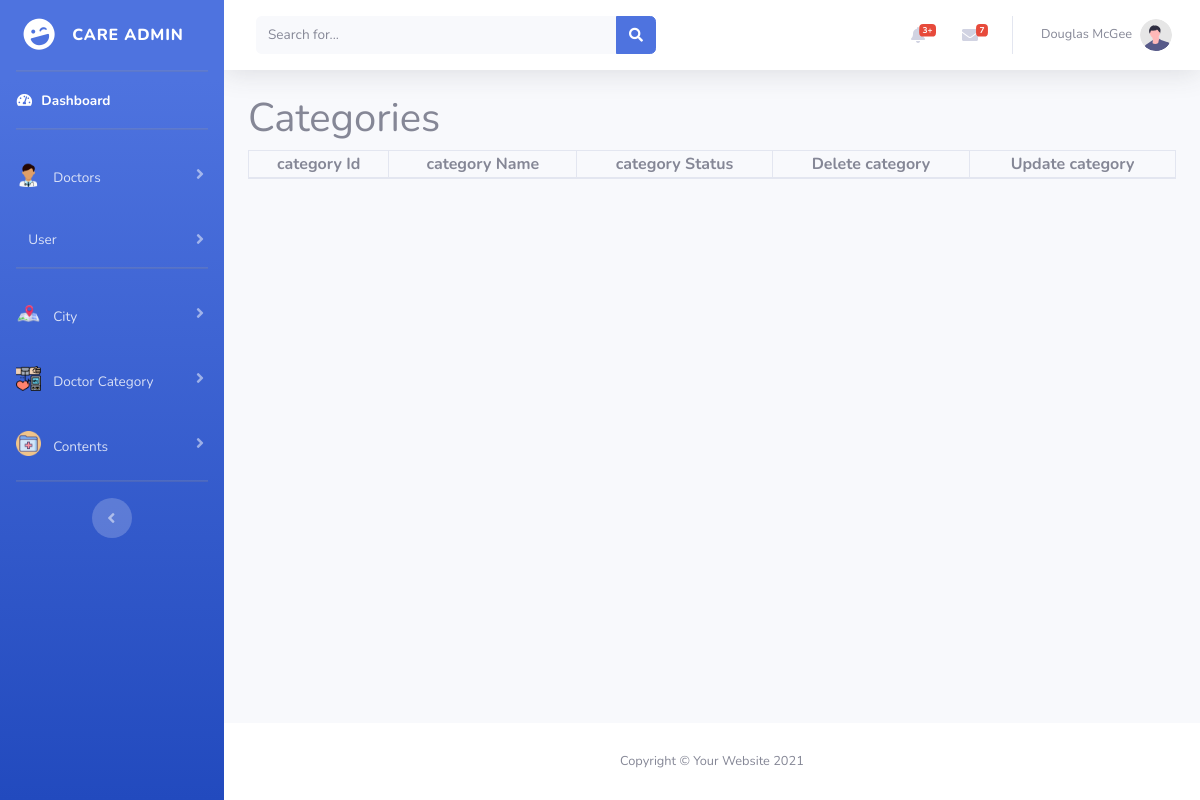
/admin/viewcategories.php, run on an earlier commit of the app's database.
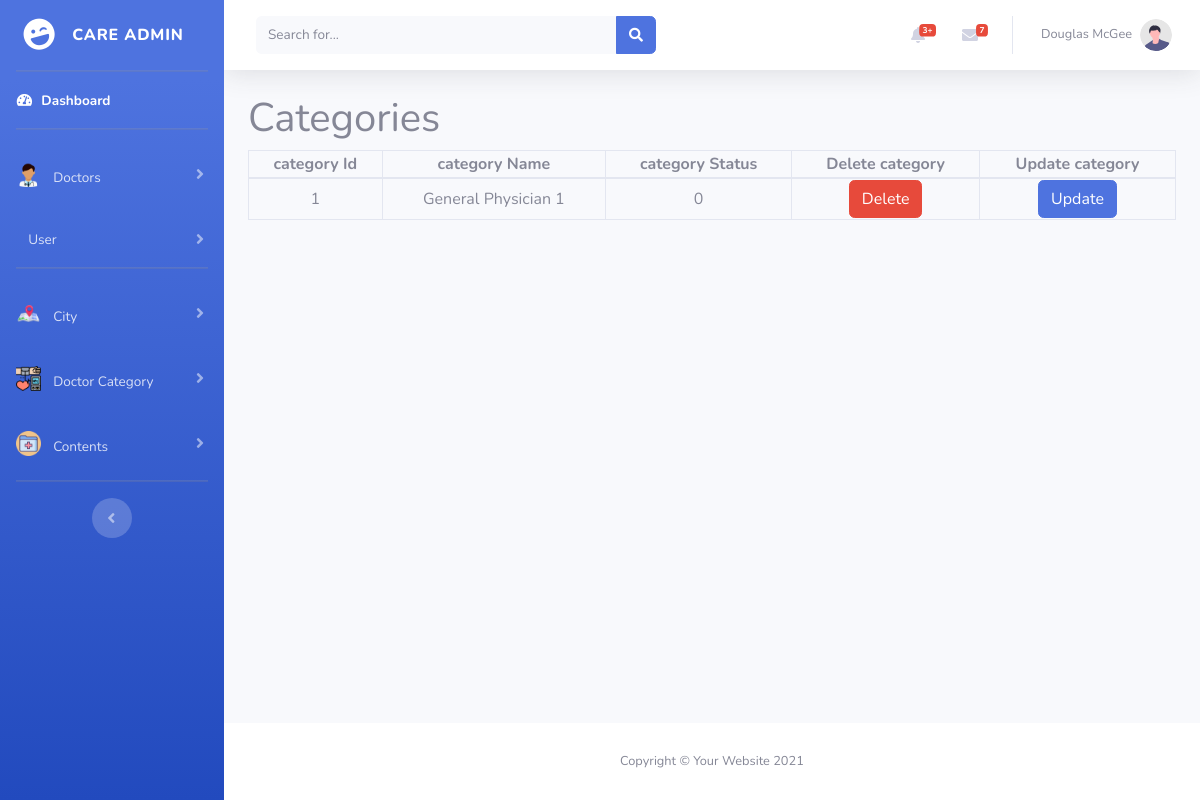
And on a later commit of the database.
### tables this page shows
CREATE TABLE `category` (
  `category_id` int(11) NOT NULL,
  `category_name` varchar(200) NOT NULL,
  `status` int(11) NOT NULL
);

### admin/viewcategories.php (the view, shortened to what this page needs)
<?php
include("connection.php");
$select_category_query = "SELECT * FROM `category`";
$run_select_category_query = mysqli_query($connection, $select_category_query);
?>
<!DOCTYPE html>
<html lang="en">
<head>
    <link href="vendor/fontawesome-free/css/all.min.css" rel="stylesheet" type="text/css">
    <link href="https://cdn.jsdelivr.net/npm/bootstrap@5.0.2/dist/css/bootstrap.min.css" rel="stylesheet"
>
    <link href="css/sb-admin-2.min.css" rel="stylesheet">
</head>
<body id="page-top">
    <div id="wrapper">
        <?php include 'sidebar.php';?>
        <div id="content-wrapper" class="d-flex flex-column">
            <div id="content">
                <?php include 'topbar.php';?>
                <div class="container">
                        <h1>Categories</h1>
                        <table class="table-bordered w-100 text-center">
                            <thead>
                                <th>category Id</th>
                                <th>category Name</th>
                                <th>category Status</th>
                                <th>Delete category</th>
                                <th>Update category</th>
                            </thead>
                            <tbody>
                                <?php while($row_category = mysqli_fetch_array($run_select_category_query)){?>
                              <tr>
                                        <td><?php echo $row_category['category_id']; ?></td>
                                        <td><?php echo $row_category['category_name']; ?></td>
                                        <td><?php echo $row_category['status']; ?></td>
                                        <td><a href="delete_category.php?cat_id=<?php echo $row_category['category_id']; ?>" class="btn btn-danger">Delete</a></td>
                                        <td><a href="update_category.php?cat_id=<?php echo $row_category['category_id']; ?>" class="btn btn-primary">Update</a></td>
                              </tr>
                                <?php } ?>
                            </tbody>
                        </table>
                </div>
            </div>
            <?php include 'footer.php' ?>
        </div>
    </div>
</body>
</html>

What changed in the data, as far as the page shows it:
added category: category_id "1", category_name "General Physician 1", status "0"
